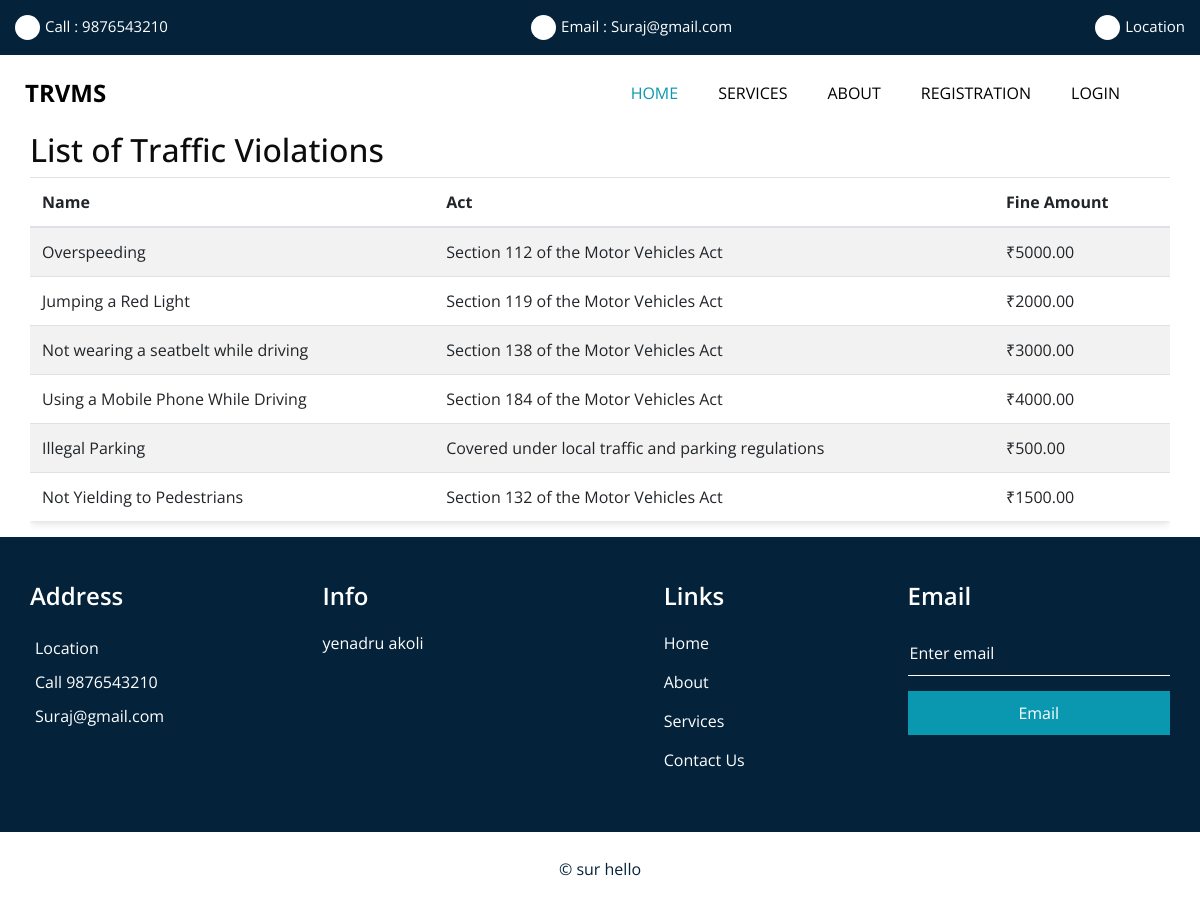
/violationlist, run on the app's committed database.
### randw/models.py (models this page shows, shortened)
class ViolationList(models.Model):
    violation_id = models.AutoField(primary_key=True)
    name = models.CharField(max_length=100)
    act = models.CharField(max_length=100)
    fine_amount = models.DecimalField(max_digits=10, decimal_places=2)

### randw/views.py (the view)
# urls.py: path('violationlist', views.violationlist, name='vlist'),
def violationlist(request):
    violationlist = ViolationList.objects.all()
    return render(request, 'violationlist.html', {'vio':violationlist})

### randw/Templates/violationlist.html
{% extends 'base.html' %}
{% block content %}
  <div class="container">
    <div class="row">
      <div class="col">
        <h2>List of Traffic Violations</h2>
        <div class="table-responsive">
          <table class="table table-striped" style="box-shadow: 0 0 10px rgba(0, 0, 0, 0.2);">
            <thead>
              <tr>
                <th>Name</th>
                <th>Act</th>
                <th>Fine Amount</th>
              </tr>
            </thead>
            <tbody>
              {% for violation in vio %}
                <tr>
                  <td>{{ violation.name }}</td>
                  <td>{{ violation.act }}</td>
                  <td>₹{{ violation.fine_amount }}</td>
                </tr>
              {% endfor %}
            </tbody>
          </table>
        </div>
      </div>
    </div>
  </div>
{% endblock %}

### randw/Templates/base.html (shortened to what this page needs)
<!DOCTYPE html>
<html>
<head>
  {% load static %}
  <link rel="stylesheet" type="text/css" href="{% static 'styles/style.scss' %}" />
  <link rel="stylesheet" type="text/css" href="{% static 'styles/style.css' %}" />
  <link rel="stylesheet" type="text/css" href="{% static 'styles/responsive.css' %}" />
  <link rel="stylesheet" type="text/css" href="{% static 'styles/bootstrap.css' %}" />
  <link rel="stylesheet" type="text/css" href="https://cdnjs.cloudflare.com/ajax/libs/OwlCarousel2/2.3.4/assets/owl.carousel.min.css" />
  <link href="{% static 'styles/style.css' %}" rel="stylesheet" />
  <link href="{% static 'styles/responsive.css' %}" rel="stylesheet" />
</head>
<body>
    <div class="hero_area">
    <header class="header_section">
        <div class="header_top">
          <div class="container-fluid ">
            <div class="contact_nav">
              <a href="">
                <i class="fa fa-phone" aria-hidden="true"></i>
                <span>
                  Call : 9876543210
                </span>
              </a>
              <a href="">
                <i class="fa fa-envelope" aria-hidden="true"></i>
                <span>
                  Email : Suraj@gmail.com
                </span>
              </a>
              <a href="">
                <i class="fa fa-map-marker" aria-hidden="true"></i>
                <span>
                  Location
                </span>
              </a>
            </div>
          </div>
        </div>
        <div class="header_bottom">
          <div class="container-fluid">
            <nav class="navbar navbar-expand-lg custom_nav-container ">
              <a class="navbar-brand" href="index.html">
                <span>
                  TRVMS
                </span>
              </a>
              <div class="collapse navbar-collapse" id="navbarSupportedContent">
                <ul class="navbar-nav  ">
                  <li class="nav-item active">
                    <a class="nav-link" href="{% url 'home' %}">Home <span class="sr-only">(current)</span></a>
                  </li>
                  <li class="nav-item">
                    <a class="nav-link" href="{% url 'service' %}">Services</a>
                  </li>
                  <li class="nav-item">
                    <a class="nav-link" href="{% url 'about' %}"> About</a>
                  </li>
                  {% if user.is_authenticated %}
                  <li class="nav-item">
                    <a class="nav-link" href="{% url 'user' %}"> <i class="fa fa-user" aria-hidden="true"></i> Dashboard</a>
                  </li>
                  <li class="nav-item">
                    <a class="nav-link" href="{% url 'logout' %}"> <i class="fa fa-user" aria-hidden="true"></i> Logout</a>
                  </li>
                  {% else %}
                  <li class="nav-item">
                    <a class="nav-link" href="{% url 'registration' %}">Registration</a>
                  </li>
                  <li class="nav-item">
                    <a class="nav-link" href="{% url 'login' %}">  Login</a>
                  </li>
                  {% endif %}
                  <form class="form-inline">
                    <button class="btn  my-2 my-sm-0 nav_search-btn" type="submit">
                    </button>
                  </form>
                </ul>
              </div>
            </nav>
          </div>
        </div>
      </header>
      {% block content %}
      {% endblock %}
  <section class="info_section layout_padding2">
    <div class="container">
      <div class="row">
        <div class="col-md-6 col-lg-3 info_col">
          <div class="info_contact">
            <h4>
              Address
            </h4>
            <div class="contact_link_box">
              <a href="">
                <span>
                  Location
                </span>
              </a>
              <a href="">
                <span>
                  Call 9876543210
                </span>
              </a>
              <a href="">
                <span>
                  Suraj@gmail.com
                </span>
              </a>
            </div>
          </div>
        </div>
        <div class="col-md-6 col-lg-3 info_col">
          <div class="info_detail">
            <h4>
              Info
            </h4>
            <p>
             yenadru akoli
            </p>
          </div>
        </div>
        <div class="col-md-6 col-lg-2 mx-auto info_col">
          <div class="info_link_box">
            <h4>
              Links
            </h4>
            <div class="info_links">
              <a class="active" href="index.html">
                Home
              </a>
              <a class="" href="about.html">
                About
              </a>
              <a class="" href="service.html">
                Services
              </a>
              <a class="" href="contact.html">
                Contact Us
              </a>
            </div>
          </div>
        </div>
        <div class="col-md-6 col-lg-3 info_col ">
          <h4>
           Email
          </h4>
          <form action="#">
            <input type="text" placeholder="Enter email" />
            <button type="submit">
              Email
            </button>
          </form>
        </div>
      </div>
    </div>
  </section>
  <section class="footer_section">
    <div class="container">
      <p>
        &copy;  sur
        hello</a>
      </p>
    </div>
  </section>
</body>
</html>

### randw/static/styles/style.css (style rules this page uses)
body { font-family: 'Open Sans', sans-serif; color: #0c0c0c; background-color: #ffffff; overflow-x: hidden; }
.layout_padding2 { padding: 75px 0; }
a, a:hover, a:focus { text-decoration: none; }
.btn, .btn:focus { outline: none !important; -webkit-box-shadow: none; box-shadow: none; }
.hero_area { position: relative; min-height: 100vh; display: -webkit-box; display: -ms-flexbox; display: flex; -webkit-box-orient: vertical; -webkit-box-direction: normal; -ms-flex-direction: column; flex-direction: column; }
.header_section .header_top { padding: 15px 0; background-color: #04233b; }
.header_section .header_top .contact_nav { display: -webkit-box; display: -ms-flexbox; display: flex; -webkit-box-pack: justify; -ms-flex-pack: justify; justify-content: space-between; }
.header_section .header_top .contact_nav a { color: #ffffff; display: -webkit-box; display: -ms-flexbox; display: flex; font-size: 15px; }
.header_section .header_top .contact_nav a i { margin-right: 5px; border-radius: 100%; background-color: #ffffff; width: 25px; height: 25px; display: -webkit-box; display: -ms-flexbox; display: flex; -webkit-box-pack: center; -ms-flex-pack: center; justify-content: center; -webkit-box-align: center; -ms-flex-align: center; align-items: center; color: #0a97b0; }
.header_section .header_bottom { background-color: #ffffff; padding: 15px 0; }
.header_section .header_bottom .container-fluid { padding-right: 25px; padding-left: 25px; }
.navbar-brand span { font-weight: bold; font-size: 24px; color: #000000; }
.custom_nav-container { padding: 0; }
.custom_nav-container .navbar-nav { margin-left: auto; }
.custom_nav-container .navbar-nav .nav-item .nav-link { padding: 5px 20px; color: #000000; text-align: center; text-transform: uppercase; border-radius: 5px; -webkit-transition: all .3s; transition: all .3s; }
.custom_nav-container .navbar-nav .nav-item:hover .nav-link, .custom_nav-container .navbar-nav .nav-item.active .nav-link { color: #0a97b0; }
.custom_nav-container .nav_search-btn { width: 35px; height: 35px; padding: 0; border: none; color: #000000; }
.info_section { background-color: #04233b; color: #ffffff; padding: 45px 0 15px 0; }
.info_section h4 { font-weight: 600; margin-bottom: 20px; }
.info_section .info_col { margin-bottom: 30px; }
.info_section .info_contact .contact_link_box { display: -webkit-box; display: -ms-flexbox; display: flex; -webkit-box-orient: vertical; -webkit-box-direction: normal; -ms-flex-direction: column; flex-direction: column; }
.info_section .info_contact .contact_link_box a { margin: 5px 0; color: #ffffff; }
.info_section .info_links { display: -webkit-box; display: -ms-flexbox; display: flex; -webkit-box-orient: vertical; -webkit-box-direction: normal; -ms-flex-direction: column; flex-direction: column; -ms-flex-wrap: wrap; flex-wrap: wrap; }
.info_section .info_links a { display: -webkit-box; display: -ms-flexbox; display: flex; -webkit-box-align: center; -ms-flex-align: center; align-items: center; margin-bottom: 15px; color: #ffffff; }
.info_section form input { border: none; border-bottom: 1px solid #ffffff; background-color: transparent; width: 100%; height: 45px; color: #ffffff; outline: none; }
.info_section form input::placeholder { color: #ffffff; }
.info_section form button { width: 100%; text-align: center; display: inline-block; padding: 10px 55px; background-color: #0a97b0; color: #ffffff; border-radius: 0; -webkit-transition: all .3s; transition: all .3s; border: none; margin-top: 15px; }
.footer_section { position: relative; background-color: #ffffff; text-align: center; }
.footer_section p { color: #04233b; padding: 25px 0; margin: 0; }

### randw/static/styles/responsive.css (style rules this page uses)
@media (min-width: 1200px) { .container { max-width: 1170px; } }

### data on the page
ViolationList: name "Overspeeding", act "Section 112 of the Motor Vehicles Act", fine_amount "5000.00"
ViolationList: name "Jumping a Red Light", act "Section 119 of the Motor Vehicles Act", fine_amount "2000.00"
ViolationList: name "Not wearing a seatbelt while driving", act "Section 138 of the Motor Vehicles Act", fine_amount "3000.00"
ViolationList: name "Using a Mobile Phone While Driving", act "Section 184 of the Motor Vehicles Act", fine_amount "4000.00"
ViolationList: name "Illegal Parking", act "Covered under local traffic and parking regulations", fine_amount "500.00"
ViolationList: name "Not Yielding to Pedestrians", act "Section 132 of the Motor Vehicles Act", fine_amount "1500.00"
